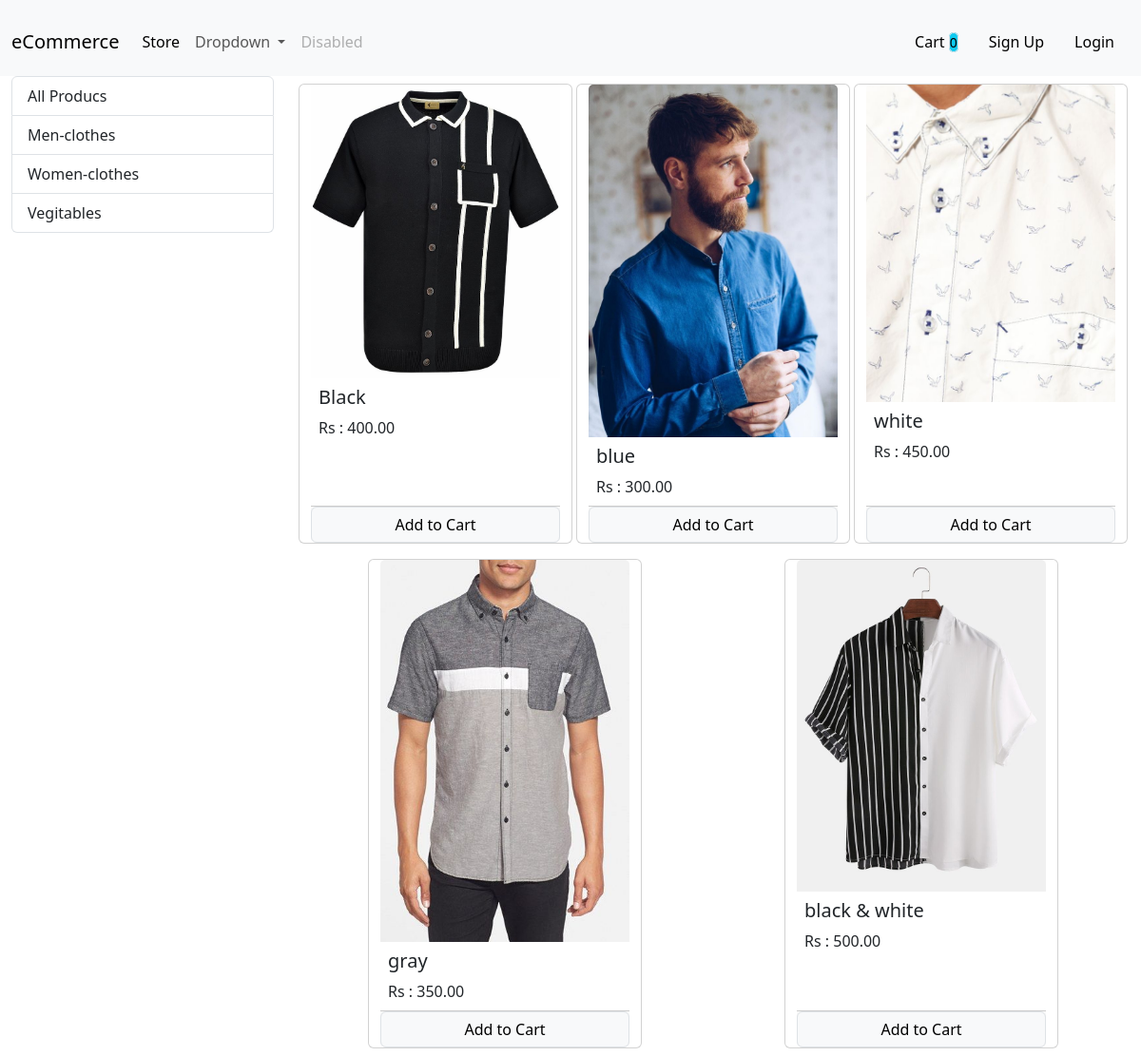
The app's page /?category=2 with its own data.
### store/models/category.py (models this page shows, shortened)
class Category(models.Model):
    name = models.CharField(max_length=100)
    @staticmethod
    def get_all_categories():
        return Category.objects.all()

### store/models/product.py (models this page shows, shortened)
class Product(models.Model):
    name = models.CharField(max_length=100, blank=True, null= True)
    price = models.DecimalField(max_digits=10, decimal_places=2, blank=True, null= True)
    Category = models.ForeignKey(Category, on_delete=models.CASCADE, default=1, blank=True, null= True)
    description = models.TextField(blank=True, null= True)
    image = models.ImageField(upload_to='uploads/products', blank=True, null= True)
    @staticmethod
    def get_all_products_by_categoryid(category_id):
        if category_id:
            return Product.objects.filter(Category = category_id)
        else:
            return Product.objects.all()

### store/views/home.py (the view, shortened to what this page needs)
# urls.py: path('', home.Index.as_view(), name='index'),
class Index(View):
    def get(self , request):
        products = None
        categories = Category.get_all_categories()
        categoryID = request.GET.get('category')
        if categoryID:
            products = Product.get_all_products_by_categoryid(categoryID)
        else:
            products = Product.get_all_products()
        context = {
            'products': products,
            'categories': categories,
        }
        print("your are : ", request.session.get('email'))
        return render(request, 'index.html', context)

### store/templatetags/custom_filter.py (called while the page is built)
@register.filter(name ='currency')
def currency(number):
    return "Rs : " + str(number)

### store/templates/index.html (shortened to what this page needs)
{%  extends "base.html" %}
{% block content%}
{% load cart %}
{% load custom_filter %}
<div class='row mx-auto'>
<div class='col-lg-3 mx-auto'>
<div class="list-group">
    <a href="/" class="list-group-item list-group-item-action">All Producs</a>
    {% for Category in categories %}
    <a href="/?category={{Category.id}}" class="list-group-item list-group-item-action">{{Category.name}}</a>
    {% endfor %}
</div>
</div>
<div class="col-lg-9 mx-auto" id ='product '>
        <div class="row mx-auto">
            {% for product in products %}
            <div class="card mx-auto mb-2 mt-2" id='{{product.id}}'style="width: 18rem;">
                <img src="{{ product.image.url }}" class="card-img-top" alt="...">
                <div class="card-body p-2">
                    <h5 class="card-title">{{ product.name }}</h5>
                    <p class="card-text">{{ product.price|currency }}</p>
                </div>
                <div class="card-footer p-0 no-gutters">
                    {% if product|is_in_cart:request.session.cart%}
                    <div class="row">
                        <form action='#{{product.id}}' method='POST' class='col-2 '>
                            {% csrf_token %}
                            <input class = '' type='hidden' name="product" value="{{ product.id }}">
                            <input hidden  name='remove' type="text" value="True" >
                            <input class="btn btn-secondary btn-block " type="submit" value="-" >
                        </form>
                        <div class='text-center col'>{{product|cart_quantity:request.session.cart}} in Cart </div>
                        <form action='#{{product.id}}' method='POST' class='col-2 '>
                            {% csrf_token %}
                            <input class = '' type='hidden' name="product" value="{{ product.id }}">
                            <input class="btn btn-secondary btn-block " type="submit" value="+" >
                        </form>
                    </div>
                    {% else %}
                    <form action='#{{product.id}}' method='POST' class='block '>
                        <input  type='submit' class="btn btn-light border form-control  border" value="Add to Cart">
                    </form>
                    {% endif %}
                </div>
            </div>
            {% endfor %}
        </div>
</div>
</div>
{%endblock content%}

### records on screen
Category: name "Men-clothes"
Category: name "Women-clothes"
Category: name "Vegitables"
Product: image (picture), name "Black", price "Rs : 400.00"
Product: image (picture), name "blue", price "Rs : 300.00"
Product: image (picture), name "white", price "Rs : 450.00"
Product: image (picture), name "gray", price "Rs : 350.00"
Product: image (picture), name "black & white", price "Rs : 500.00"

### other values on screen
{{ request.session.cart.keys|length }} "0"
